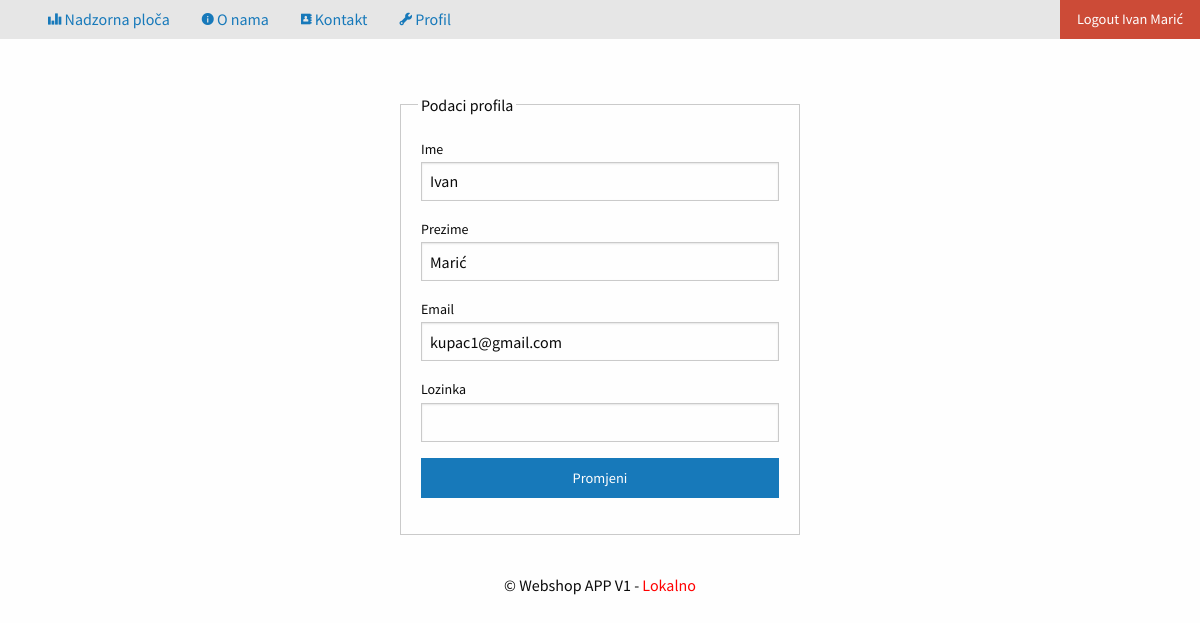
Screenshot of /privatno/kupci/profil.php (signed in) with the database file from the repository.
### tables this page shows
create table kupac(
sifra			int (6) not null primary key auto_increment,
ime				varchar (50) not null,
prezime			varchar (50) not null,
naziv			varchar (100),
oib				char (11),
email			varchar (100) not null,
lozinka			char (32) not null,
adresa			varchar (255) not null,
mjesto			varchar (255) not null,
postanskiBroj	int (5) not null,
uloga			varchar(50) not null default 'kupac'
);

### konfiguracija.php (called while the page is built, shortened)
<?php
switch ($_SERVER["HTTP_HOST"]) {
	case 'localhost':
		$putanjaAPP="/webshop/";
		break;
}

### privatno/kupci/profil.php (the view, shortened to what this page needs)
<?php include_once '../../konfiguracija.php'; provjeraLogin(); provjeraUloga("kupac");
	$izraz=$veza->prepare("select * from kupac where sifra=:sifra");
	$izraz->execute(array("sifra"=>$_SESSION["logiran"]->sifra));
	$entitet = $izraz->fetch(PDO::FETCH_OBJ);
?>
<!doctype html>
<html class="no-js" lang="en" dir="ltr">
	<head>
		<?php include_once '../../predlosci/zaglavlje.php'; ?>
	</head>
	<body>
		<?php include_once '../../predlosci/izbornik.php'; ?>
		<div class="row">
			<div class="grid-x grid-padding-x">
				<div class="large-4 large-offset-4">
					<form method="POST">
						<fieldset class="fieldset">
							<legend>Podaci profila</legend>
							<label for="ime">Ime</label>
							<input name="ime" id="ime" type="text" value="<?php echo $entitet->ime; ?>"/>
							<label for="prezime">Prezime</label>
							<input name="prezime" id="prezime" type="text" value="<?php echo $entitet->prezime; ?>"/>
							<label for="email">Email</label>
							<input name="email" id="email" type="email" value="<?php echo $entitet->email; ?>"/>
							<label for="lozinka">Lozinka</label>
							<input name="lozinka" id="lozinka" type="password"/>
							<input type="submit" class="button expanded" value="Promjeni"/>
						</fieldset>
					</form>
				</div>
			</div>
		</div>
		<?php	include_once '../../predlosci/podnozje.php'; ?>
	</body>
</html>

### predlosci/izbornik.php (shortened to what this page needs)
<div class="top-bar" id="example-menu">
  <div class="top-bar-left">
    <ul class="dropdown menu" data-dropdown-menu>
      <li class="menu-text hide-for-small-only">
      <?php if(isset($_SESSION["logiran"])): ?>
      <li><a href="<?php echo $putanjaAPP;  ?>privatno/nadzornaPloca.php"><i title="Nadzorna ploča" class="step fi-graph-bar size-48"></i> Nadzorna ploča</a></li>
      <?php endif; ?>
      <li><a href="<?php echo $putanjaAPP;  ?>javno/onama.php"><i title="O nama" class="step fi-info size-48"></i> O nama</a></li>
      <li><a href="<?php echo $putanjaAPP;  ?>javno/kontakt.php"><i title="Kontakt" class="step fi-address-book size-48"></i> Kontakt</a></li>
       <?php
      	if(isset($_SESSION["logiran"]) && $_SESSION["logiran"]->uloga==="kupac"): ?>
        <li><a href="<?php echo $putanjaAPP;  ?>privatno/kupci/profil.php"><i title="O nama" class="step fi-wrench size-48"></i> Profil</a></li>
        <?php endif; ?>
    </ul>
  </div>
  <div class="top-bar-right">
    <ul class="menu">
    	<?php if($_SERVER["SCRIPT_NAME"]!=$putanjaAPP . "javno/login.php"): ?>
      <li style="width: 100%;">
      	<?php if(!isset($_SESSION["logiran"])): ?>
      	<a href="<?php echo 	$putanjaAPP;  ?>javno/login.php" class="button" >Login</a>
      	<?php else: ?>
      	<a href="<?php echo $putanjaAPP;  ?>javno/logout.php" class="alert button">Logout
      		<?php
      			echo $_SESSION["logiran"]->ime . " " . $_SESSION["logiran"]->prezime; ?></a>
      		<?php endif; ?>
      	</li>
      	<?php endif; ?>
    </ul>
  </div>
</div>

### css/app.css (style rules this page uses)
body { font-family: 'Source Sans Pro', sans-serif; }
.row { max-width: 100%; padding-top: 20px; }
.menu > li > a { padding: 1rem 2rem; }
.top-bar { padding: 0rem; margin-bottom: 1rem; }

### rows the page displays
kupac: ime "Ivan", prezime "Marić", email "kupac1@gmail.com"

### other values shown
$naslovAplikacije "Webshop APP V1"
